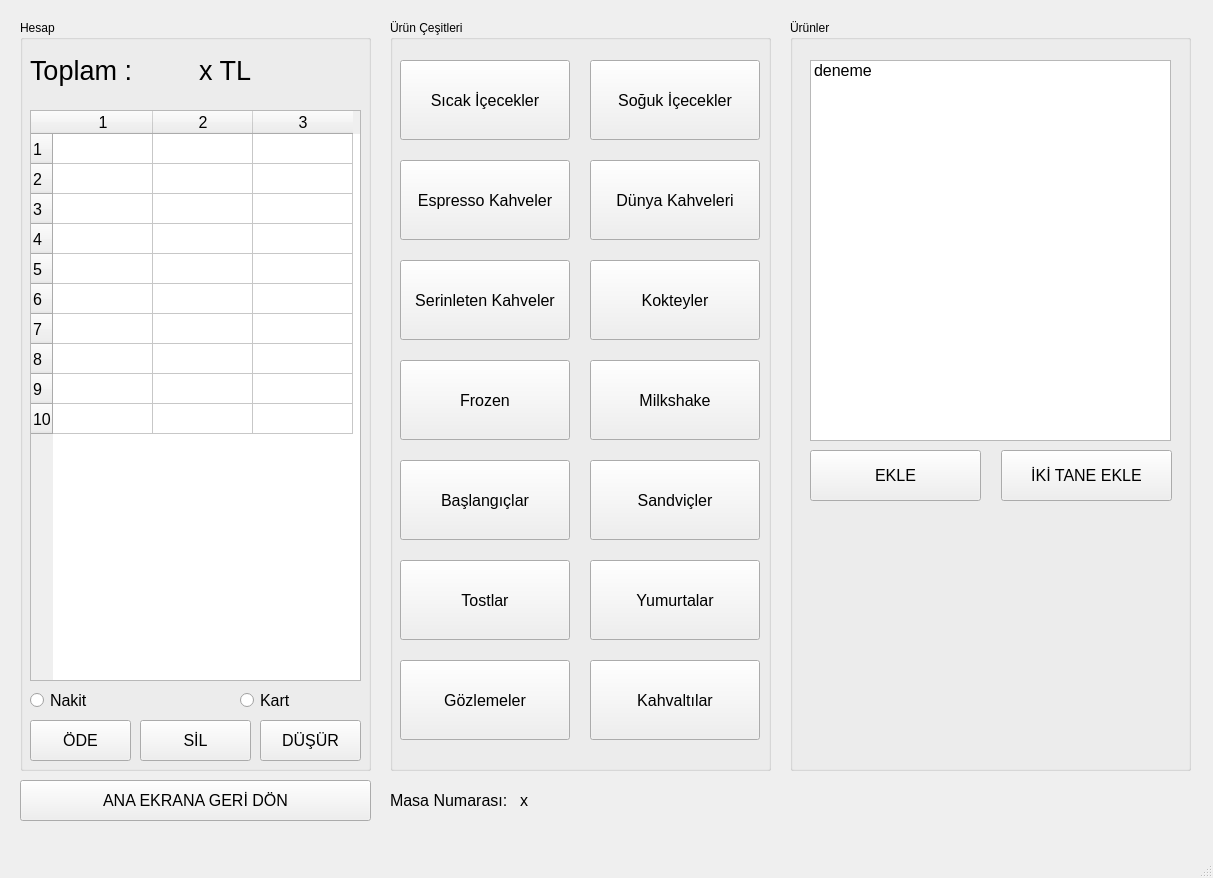
<?xml version="1.0" encoding="UTF-8"?>
<ui version="4.0">
 <class>mainWindow2</class>
 <widget class="QMainWindow" name="mainWindow2">
  <property name="windowModality">
   <enum>Qt::NonModal</enum>
  </property>
  <property name="geometry">
   <rect>
    <x>0</x>
    <y>0</y>
    <width>1213</width>
    <height>878</height>
   </rect>
  </property>
  <property name="font">
   <font>
    <stylestrategy>PreferDefault</stylestrategy>
   </font>
  </property>
  <property name="cursor">
   <cursorShape>ArrowCursor</cursorShape>
  </property>
  <property name="windowTitle">
   <string>Adisyon Programı</string>
  </property>
  <property name="windowIcon">
   <iconset>
    <normaloff>icon.png</normaloff>icon.png</iconset>
  </property>
  <property name="toolTip">
   <string/>
  </property>
  <widget class="QWidget" name="centralwidget">
   <widget class="QGroupBox" name="groupBox">
    <property name="geometry">
     <rect>
      <x>20</x>
      <y>20</y>
      <width>351</width>
      <height>751</height>
     </rect>
    </property>
    <property name="title">
     <string>Hesap</string>
    </property>
    <widget class="QTableWidget" name="tblwHesap">
     <property name="geometry">
      <rect>
       <x>10</x>
       <y>90</y>
       <width>331</width>
       <height>571</height>
      </rect>
     </property>
     <property name="font">
      <font>
       <pointsize>12</pointsize>
      </font>
     </property>
     <property name="rowCount">
      <number>10</number>
     </property>
     <property name="columnCount">
      <number>3</number>
     </property>
     <attribute name="horizontalHeaderVisible">
      <bool>true</bool>
     </attribute>
     <attribute name="horizontalHeaderCascadingSectionResizes">
      <bool>false</bool>
     </attribute>
     <attribute name="horizontalHeaderDefaultSectionSize">
      <number>100</number>
     </attribute>
     <attribute name="horizontalHeaderHighlightSections">
      <bool>true</bool>
     </attribute>
     <row/>
     <row/>
     <row/>
     <row/>
     <row/>
     <row/>
     <row/>
     <row/>
     <row/>
     <row/>
     <column/>
     <column/>
     <column/>
    </widget>
    <widget class="QPushButton" name="btnOde">
     <property name="geometry">
      <rect>
       <x>10</x>
       <y>700</y>
       <width>101</width>
       <height>41</height>
      </rect>
     </property>
     <property name="font">
      <font>
       <pointsize>12</pointsize>
      </font>
     </property>
     <property name="text">
      <string>ÖDE</string>
     </property>
    </widget>
    <widget class="QPushButton" name="btnSil">
     <property name="geometry">
      <rect>
       <x>120</x>
       <y>700</y>
       <width>111</width>
       <height>41</height>
      </rect>
     </property>
     <property name="font">
      <font>
       <pointsize>12</pointsize>
      </font>
     </property>
     <property name="text">
      <string>SİL</string>
     </property>
    </widget>
    <widget class="QPushButton" name="btnDusur">
     <property name="geometry">
      <rect>
       <x>240</x>
       <y>700</y>
       <width>101</width>
       <height>41</height>
      </rect>
     </property>
     <property name="font">
      <font>
       <pointsize>12</pointsize>
      </font>
     </property>
     <property name="text">
      <string>DÜŞÜR</string>
     </property>
    </widget>
    <widget class="QWidget" name="layoutWidget">
     <property name="geometry">
      <rect>
       <x>10</x>
       <y>20</y>
       <width>331</width>
       <height>61</height>
      </rect>
     </property>
     <layout class="QHBoxLayout" name="horizontalLayout">
      <item>
       <widget class="QLabel" name="label">
        <property name="font">
         <font>
          <pointsize>20</pointsize>
         </font>
        </property>
        <property name="text">
         <string>Toplam :</string>
        </property>
       </widget>
      </item>
      <item>
       <widget class="QLabel" name="lblToplamFiyat">
        <property name="font">
         <font>
          <pointsize>20</pointsize>
         </font>
        </property>
        <property name="text">
         <string>x TL</string>
        </property>
       </widget>
      </item>
     </layout>
    </widget>
    <widget class="QRadioButton" name="rdbtnNakit">
     <property name="geometry">
      <rect>
       <x>10</x>
       <y>670</y>
       <width>120</width>
       <height>20</height>
      </rect>
     </property>
     <property name="font">
      <font>
       <pointsize>12</pointsize>
      </font>
     </property>
     <property name="text">
      <string>Nakit</string>
     </property>
    </widget>
    <widget class="QRadioButton" name="rdbtnKart">
     <property name="geometry">
      <rect>
       <x>220</x>
       <y>670</y>
       <width>120</width>
       <height>20</height>
      </rect>
     </property>
     <property name="font">
      <font>
       <pointsize>12</pointsize>
      </font>
     </property>
     <property name="text">
      <string>Kart</string>
     </property>
    </widget>
   </widget>
   <widget class="QPushButton" name="btnAnaEkranaGeriDon">
    <property name="geometry">
     <rect>
      <x>20</x>
      <y>780</y>
      <width>351</width>
      <height>41</height>
     </rect>
    </property>
    <property name="font">
     <font>
      <pointsize>12</pointsize>
     </font>
    </property>
    <property name="text">
     <string>ANA EKRANA GERİ DÖN</string>
    </property>
   </widget>
   <widget class="QGroupBox" name="groupBox_2">
    <property name="geometry">
     <rect>
      <x>390</x>
      <y>20</y>
      <width>381</width>
      <height>751</height>
     </rect>
    </property>
    <property name="title">
     <string>Ürün Çeşitleri</string>
    </property>
    <widget class="QPushButton" name="btnSicakIcecek">
     <property name="geometry">
      <rect>
       <x>10</x>
       <y>40</y>
       <width>170</width>
       <height>80</height>
      </rect>
     </property>
     <property name="font">
      <font>
       <pointsize>12</pointsize>
      </font>
     </property>
     <property name="text">
      <string>Sıcak İçecekler</string>
     </property>
    </widget>
    <widget class="QPushButton" name="btnSogukIcecek">
     <property name="geometry">
      <rect>
       <x>200</x>
       <y>40</y>
       <width>170</width>
       <height>80</height>
      </rect>
     </property>
     <property name="font">
      <font>
       <pointsize>12</pointsize>
      </font>
     </property>
     <property name="text">
      <string>Soğuk İçecekler</string>
     </property>
    </widget>
    <widget class="QPushButton" name="btnEspresso">
     <property name="geometry">
      <rect>
       <x>10</x>
       <y>140</y>
       <width>170</width>
       <height>80</height>
      </rect>
     </property>
     <property name="font">
      <font>
       <pointsize>12</pointsize>
      </font>
     </property>
     <property name="text">
      <string>Espresso Kahveler</string>
     </property>
    </widget>
    <widget class="QPushButton" name="btnDunya">
     <property name="geometry">
      <rect>
       <x>200</x>
       <y>140</y>
       <width>170</width>
       <height>80</height>
      </rect>
     </property>
     <property name="font">
      <font>
       <pointsize>12</pointsize>
      </font>
     </property>
     <property name="text">
      <string>Dünya Kahveleri</string>
     </property>
    </widget>
    <widget class="QPushButton" name="btnDondurmali">
     <property name="geometry">
      <rect>
       <x>200</x>
       <y>240</y>
       <width>170</width>
       <height>80</height>
      </rect>
     </property>
     <property name="font">
      <font>
       <pointsize>12</pointsize>
      </font>
     </property>
     <property name="text">
      <string>Kokteyler</string>
     </property>
    </widget>
    <widget class="QPushButton" name="btnSerinleten">
     <property name="geometry">
      <rect>
       <x>10</x>
       <y>240</y>
       <width>170</width>
       <height>80</height>
      </rect>
     </property>
     <property name="font">
      <font>
       <pointsize>12</pointsize>
      </font>
     </property>
     <property name="text">
      <string>Serinleten Kahveler</string>
     </property>
    </widget>
    <widget class="QPushButton" name="btnTost">
     <property name="geometry">
      <rect>
       <x>10</x>
       <y>540</y>
       <width>170</width>
       <height>80</height>
      </rect>
     </property>
     <property name="font">
      <font>
       <pointsize>12</pointsize>
      </font>
     </property>
     <property name="text">
      <string>Tostlar</string>
     </property>
    </widget>
    <widget class="QPushButton" name="btnBaslangic">
     <property name="geometry">
      <rect>
       <x>10</x>
       <y>440</y>
       <width>170</width>
       <height>80</height>
      </rect>
     </property>
     <property name="font">
      <font>
       <pointsize>12</pointsize>
      </font>
     </property>
     <property name="text">
      <string>Başlangıçlar</string>
     </property>
    </widget>
    <widget class="QPushButton" name="btnSandvic">
     <property name="geometry">
      <rect>
       <x>200</x>
       <y>440</y>
       <width>170</width>
       <height>80</height>
      </rect>
     </property>
     <property name="font">
      <font>
       <pointsize>12</pointsize>
      </font>
     </property>
     <property name="text">
      <string>Sandviçler</string>
     </property>
    </widget>
    <widget class="QPushButton" name="btnFrozen">
     <property name="geometry">
      <rect>
       <x>10</x>
       <y>340</y>
       <width>170</width>
       <height>80</height>
      </rect>
     </property>
     <property name="font">
      <font>
       <pointsize>12</pointsize>
      </font>
     </property>
     <property name="text">
      <string>Frozen</string>
     </property>
    </widget>
    <widget class="QPushButton" name="btnYumurta">
     <property name="geometry">
      <rect>
       <x>200</x>
       <y>540</y>
       <width>170</width>
       <height>80</height>
      </rect>
     </property>
     <property name="font">
      <font>
       <pointsize>12</pointsize>
      </font>
     </property>
     <property name="text">
      <string>Yumurtalar</string>
     </property>
    </widget>
    <widget class="QPushButton" name="btnMilkshake">
     <property name="geometry">
      <rect>
       <x>200</x>
       <y>340</y>
       <width>170</width>
       <height>80</height>
      </rect>
     </property>
     <property name="font">
      <font>
       <pointsize>12</pointsize>
      </font>
     </property>
     <property name="text">
      <string>Milkshake</string>
     </property>
    </widget>
    <widget class="QPushButton" name="btnGozleme">
     <property name="geometry">
      <rect>
       <x>10</x>
       <y>640</y>
       <width>170</width>
       <height>80</height>
      </rect>
     </property>
     <property name="font">
      <font>
       <pointsize>12</pointsize>
      </font>
     </property>
     <property name="text">
      <string>Gözlemeler</string>
     </property>
    </widget>
    <widget class="QPushButton" name="btnKahvalti">
     <property name="geometry">
      <rect>
       <x>200</x>
       <y>640</y>
       <width>170</width>
       <height>80</height>
      </rect>
     </property>
     <property name="font">
      <font>
       <pointsize>12</pointsize>
      </font>
     </property>
     <property name="text">
      <string>Kahvaltılar</string>
     </property>
    </widget>
   </widget>
   <widget class="QGroupBox" name="groupBox_3">
    <property name="geometry">
     <rect>
      <x>790</x>
      <y>20</y>
      <width>401</width>
      <height>751</height>
     </rect>
    </property>
    <property name="title">
     <string>Ürünler</string>
    </property>
    <widget class="QListWidget" name="lstwUrunler">
     <property name="geometry">
      <rect>
       <x>20</x>
       <y>40</y>
       <width>361</width>
       <height>381</height>
      </rect>
     </property>
     <property name="font">
      <font>
       <pointsize>12</pointsize>
      </font>
     </property>
     <item>
      <property name="text">
       <string>deneme</string>
      </property>
     </item>
    </widget>
    <widget class="QPushButton" name="btnIkiEkle">
     <property name="geometry">
      <rect>
       <x>211</x>
       <y>430</y>
       <width>171</width>
       <height>51</height>
      </rect>
     </property>
     <property name="font">
      <font>
       <pointsize>12</pointsize>
      </font>
     </property>
     <property name="text">
      <string>İKİ TANE EKLE</string>
     </property>
    </widget>
    <widget class="QPushButton" name="btnEkle">
     <property name="geometry">
      <rect>
       <x>20</x>
       <y>430</y>
       <width>171</width>
       <height>51</height>
      </rect>
     </property>
     <property name="font">
      <font>
       <pointsize>12</pointsize>
      </font>
     </property>
     <property name="text">
      <string>EKLE</string>
     </property>
    </widget>
   </widget>
   <widget class="QLabel" name="label_2">
    <property name="geometry">
     <rect>
      <x>390</x>
      <y>780</y>
      <width>121</width>
      <height>41</height>
     </rect>
    </property>
    <property name="font">
     <font>
      <pointsize>12</pointsize>
     </font>
    </property>
    <property name="text">
     <string>Masa Numarası: </string>
    </property>
   </widget>
   <widget class="QLabel" name="lblMasaNo">
    <property name="geometry">
     <rect>
      <x>520</x>
      <y>780</y>
      <width>121</width>
      <height>41</height>
     </rect>
    </property>
    <property name="font">
     <font>
      <pointsize>12</pointsize>
     </font>
    </property>
    <property name="text">
     <string>x</string>
    </property>
   </widget>
  </widget>
  <widget class="QMenuBar" name="menubar">
   <property name="geometry">
    <rect>
     <x>0</x>
     <y>0</y>
     <width>1213</width>
     <height>21</height>
    </rect>
   </property>
  </widget>
  <widget class="QStatusBar" name="statusbar"/>
 </widget>
 <resources/>
 <connections/>
</ui>
